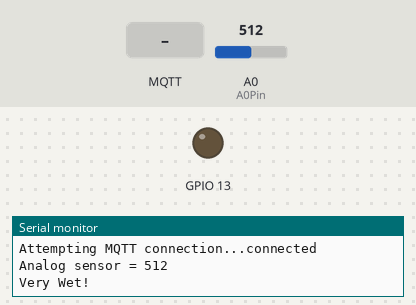
Bench run of a sketch on a simulated ESP8266 (NodeMCU). Shown: output pins drawn as LEDs (lit = HIGH), the last lines printed to the serial monitor. Dashed ring = blinking. The inputs (shaded band) are chosen by the test bench; at power-on: A0 (A0Pin) = 512. WiFi joins after 1.5 s; servers stay silent unless stated; random numbers use the default seed unless the sketch sets one; no MQTT or app messages arrive unless stated.

Above: at 5.7 s.
5.8 s: A0 (A0Pin) set to 692
8.7 s: A0 (A0Pin) set to 716
At 11.3 s:
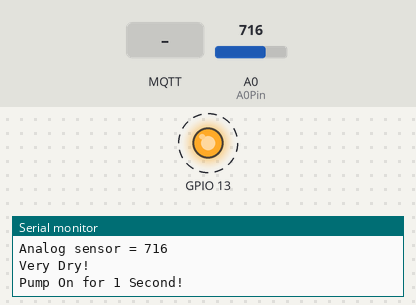
12.6 s: MQTT message "1" arrives on the first subscribed topic
16.0 s: MQTT message "on" arrives on the first subscribed topic
19.9 s: A0 (A0Pin) set to 690
22.0 s: A0 (A0Pin) set to 710
At 24.2 s:
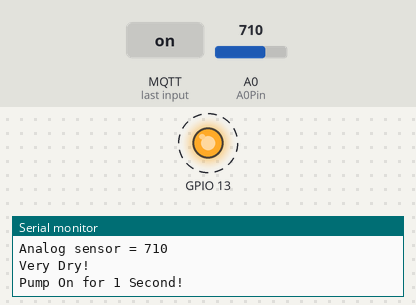
Timing chart, 0 to 26.9 s (numbered marks = the images above; inputs shaded):
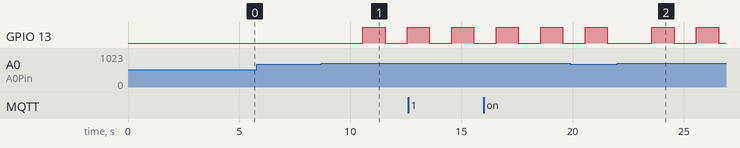

The sketch:

SmartPlant.ino
```cpp
#include <ESP8266WiFi.h>
#include <PubSubClient.h>

#define A0Pin A0 //습도센서
#define PUMP D11 //펌프모터
//Wifi 설정
const char *ssid = "SIOR";
const char *password = "abcd1234";

//mqtt 서버 정보
const char* mqtt_server = "tailor.cloudmqtt.com";
const char* mqtt_topic = "Arduino/Commend";
char* mqtt_message = "Hello world #%ld";

WiFiClient espClient;
PubSubClient client(espClient);
long lastMsg = 0;
char msg[50];
int value = 0;
int sensorVal = 0; //습도 센서 값
String val_s;
char val_c[50];

int WateringCommend = 0;
#define USE_SERIAL Serial
void setup() {
    pinMode(PUMP,OUTPUT);
    //USE_SERIAL.begin(921600);
    USE_SERIAL.begin(115200);
    USE_SERIAL.setDebugOutput(true);
    USE_SERIAL.println();

    for(uint8_t t = 3; t > 0; t--) {
        USE_SERIAL.printf("[SETUP] BOOT WAIT %d...\n", t);
        USE_SERIAL.flush();
        delay(1000);
    }

    WiFi.begin(ssid, password);

    Serial.print("Connecting to AP");
    while (WiFi.status() != WL_CONNECTED) {
      delay(500);
      Serial.print(".");
    }

    Serial.println("");
    Serial.println("WiFi connected");
    Serial.println("IP address: ");
    Serial.println(WiFi.localIP());


    client.setServer(mqtt_server, 17298);
    client.setCallback(callback);

    randomSeed(analogRead(1));
}


void loop() {
    if (!client.connected()) {
        reconnect();
    }
    client.loop();
    sensorVal = analogRead(A0Pin);
    delay(1000);
    Serial.print("Analog sensor = ");
    Serial.println(sensorVal);
    val_s = String(sensorVal);
    val_s.toCharArray(val_c,val_s.length()+1);
    client.publish("Arduino/sensorVal",val_c);

   if((sensorVal >700) || (WateringCommend==1)) {
      Serial.println("Very Dry!");
      digitalWrite(PUMP,HIGH);
      Serial.println("Pump On for 1 Second!");
      delay(1000);
      digitalWrite(PUMP,LOW);
      WateringCommend = 0;
    } else if(sensorVal <= 700) {
      Serial.println("Very Wet!");
    }

    long now = millis();
    long randNumber = random(0, 15000);
    if (now - lastMsg > 15000 + randNumber) {
        lastMsg = now;
        ++value;
        snprintf (msg, 75, mqtt_message, value);
    }
}

//메세지가 왔을때 실행되는 함수
void callback(char* topic, byte* payload, unsigned int length) {
    Serial.print("Message arrived [");
    Serial.print(topic);
    Serial.print("] ");


    String msgText = "=> ";

    for (int i = 0; i < length; i++) {
      Serial.print((char)payload[i]);
      msgText += (char)payload[i];
    }

    Serial.println(msgText);
    if(msgText.compareTo("=> Watering") == 0)
    {
      WateringCommend = 1;
      Serial.println("Wertering Commend arrived");
    }
}


void reconnect() {
    // Loop until we're reconnected
    while (!client.connected()) {
        Serial.print("Attempting MQTT connection...");
        // Attempt to connect
        if (client.connect("ESP8266Client","wvewfgbg","0BwuLSnOSda4")) {
            Serial.println("connected");
            // Once connected, publish an announcement...
            client.publish(mqtt_topic, "hello world");
            // ... and resubscribe
            client.subscribe(mqtt_topic);
        } else {
            Serial.print("failed, rc=");
            Serial.print(client.state());
            Serial.println(" try again in 5 seconds");
            // Wait 5 seconds before retrying
            delay(5000);
        }
    }
}
```

Measured:
- the behaviour switches between 700 and 701 on A0 (A0Pin) (found by bisection; images 0 and 1)
- after the input at 8.7 s, GPIO 13: LOW → HIGH after 1.9 s, → LOW 1.0 s later, → HIGH 1.0 s later
- after the input at 22.0 s, GPIO 13: alternates HIGH for 1.0 s and LOW for 1.0 s, starting after 1.6 s
